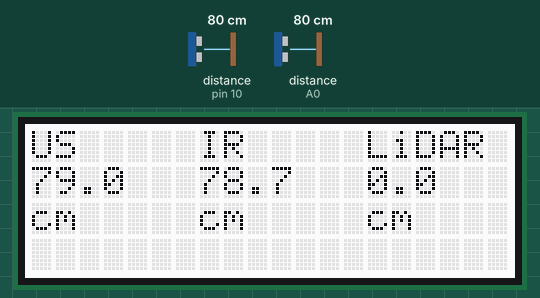
This sketch was run on a simulated Arduino Mega 2560, built with avr-gcc and run on an emulated ATmega2560. On the bench: 20×4 character LCD. Wiring (inferred from the names in the program): ultrasonic range finder: trigger pin 9; echo pin 10. Inputs (shaded band) come from the test bench; at power-on: distance to the obstacle (sensors on pin 10, A0) 80 cm. The echo pulse lasts 58.3 µs per cm; what the sketch prints to the serial monitor is not drawn.

Above: at 3.2 s.
3.3 s: distance to the obstacle (sensor on pin 10) set to 2 cm
At 4.6 s:
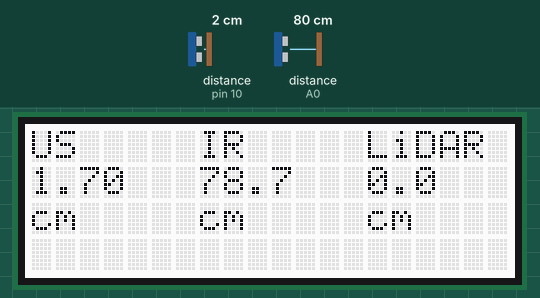
5.6 s: distance to the obstacle (sensor on A0) set to 2 cm
At 7.1 s:
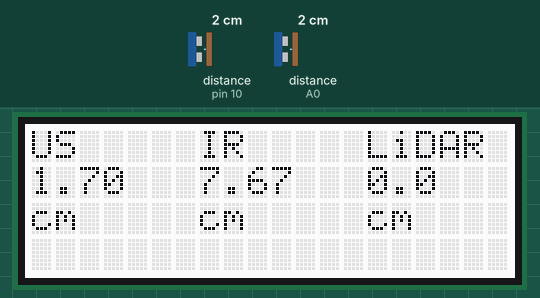
7.4 s: distance to the obstacle (sensor on pin 10) set to 4 cm
At 8.25 s:
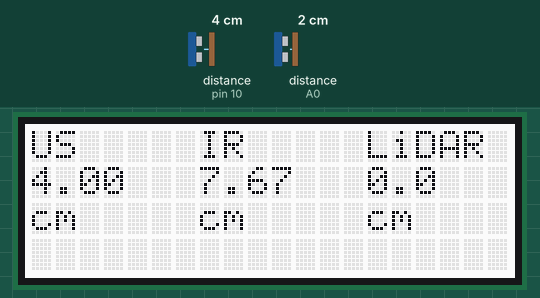
9.0 s: distance to the obstacle (sensor on A0) set to 4 cm
At 10.6 s:
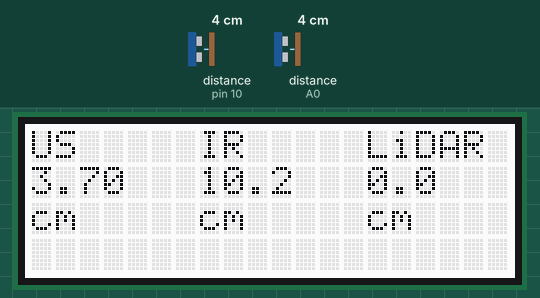
11.2 s: distance to the obstacle (sensor on pin 10) set to 35 cm
At 13.3 s:
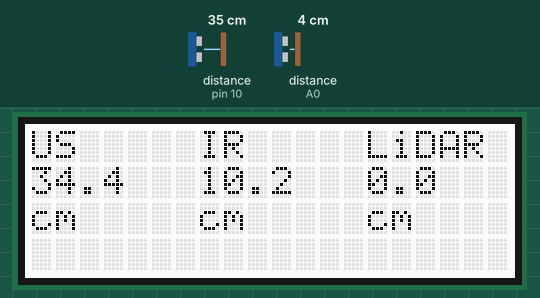
14.0 s: distance to the obstacle (sensor on A0) set to 18 cm
At 15.4 s:
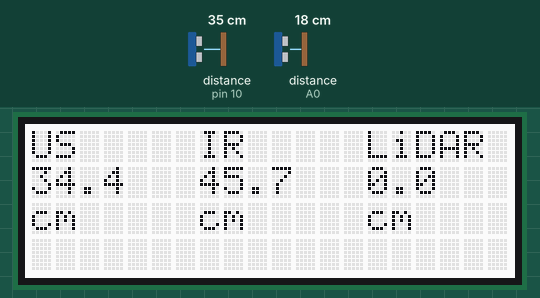
Timing chart, 0 to 16.8 s (numbered marks = the images above; inputs shaded):
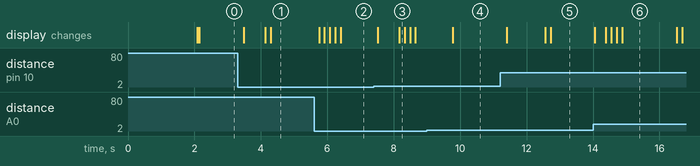

Measured:
- after the input at 3.3 s, the display: changes after 0.19 s (image 1)
- after the input at 5.6 s, the display: changes after 0.15 s (image 2)
- after the input at 7.4 s, the display: first changes after 0.13 s (image 3 shows a later state)
- after the input at 9.0 s, the display: changes after 0.78 s (image 4)
- after the input at 11.2 s, the display: changes after 0.21 s (image 5)
- after the input at 14.0 s, the display: changes after 0.05 s (image 6)

The sketch:

distance_closer_adjust.ino
```cpp
#include <Wire.h>
#include <SerLCD.h>
#include <SharpIR.h>

#define TRIG_PIN 9
#define ECHO_PIN 10
#define IR_SENSOR A0
SharpIR sensor(SharpIR::GP2Y0A41SK0F, A0);

SerLCD lcd;

static uint8_t frame[9];
static int index = 0;
static uint16_t tfDistance = 0;
static uint16_t tfStrength = 0;

// History size
const int HISTORY_SIZE = 5;
float usHistory[HISTORY_SIZE] = {0};
float irHistory[HISTORY_SIZE] = {0};
float lidarHistory[HISTORY_SIZE] = {0};
int historyIndex = 0;

void setup() {
  Serial.begin(115200);
  Serial3.begin(115200);
  Wire.begin();

  lcd.begin(Wire);
  lcd.setBacklight(255, 255, 255);
  lcd.setContrast(5);
  lcd.clear();
  lcd.print("Initializing...");

  pinMode(TRIG_PIN, OUTPUT);
  pinMode(ECHO_PIN, INPUT);

  delay(2000);
  lcd.clear();
}

void loop() {
  // --- Ultrasonic ---
  digitalWrite(TRIG_PIN, LOW);
  delayMicroseconds(2);
  digitalWrite(TRIG_PIN, HIGH);
  delayMicroseconds(10);
  digitalWrite(TRIG_PIN, LOW);
  long duration = pulseIn(ECHO_PIN, HIGH);
  float ultrasonicDistance = duration * 0.034 / 2.0;

  // --- IR ---
  float irDistance = sensor.getDistance() * 2.54;

  // --- LiDAR ---
  while (Serial3.available()) {
    uint8_t b = Serial3.read();
    if (index == 0 && b != 0x59) continue;
    frame[index++] = b;
    if (index == 2 && frame[1] != 0x59) { index = 0; continue; }
    if (index == 9) {
      index = 0;
      uint16_t distance = frame[2] + (frame[3] << 8);
      uint8_t checksum = 0;
      for (int i = 0; i < 8; i++) checksum += frame[i];
      if (checksum == frame[8]) {
        tfDistance = distance;
        tfStrength = frame[4] + (frame[5] << 8);
      }
    }
  }

  float lidarDistance = tfDistance;

  // --- Save readings to history ---
  usHistory[historyIndex] = ultrasonicDistance;
  irHistory[historyIndex] = irDistance;
  lidarHistory[historyIndex] = lidarDistance;
  historyIndex = (historyIndex + 1) % HISTORY_SIZE;

  // --- Select reference sensor ---
  float reference = (lidarDistance > 25) ? lidarDistance : ultrasonicDistance;

  // --- Find best match from each history ---
  float bestUS = usHistory[0], bestIR = irHistory[0], bestLiDAR = lidarHistory[0];
  float bestUSDiff = abs(usHistory[0] - reference);
  float bestIRDiff = abs(irHistory[0] - reference);
  float bestLiDARDiff = abs(lidarHistory[0] - reference);

  for (int i = 1; i < HISTORY_SIZE; i++) {
    float d;

    d = abs(usHistory[i] - reference);
    if (d < bestUSDiff) { bestUS = usHistory[i]; bestUSDiff = d; }

    d = abs(irHistory[i] - reference);
    if (d < bestIRDiff) { bestIR = irHistory[i]; bestIRDiff = d; }

    d = abs(lidarHistory[i] - reference);
    if (d < bestLiDARDiff) { bestLiDAR = lidarHistory[i]; bestLiDARDiff = d; }
  }

  // --- Serial Output ---
  Serial.print("Raw: US=");
  Serial.print(ultrasonicDistance, 1);
  Serial.print(" IR=");
  Serial.print(irDistance, 1);
  Serial.print(" LiDAR=");
  Serial.print(lidarDistance, 1);
  Serial.print(" | Smoothed: US=");
  Serial.print(bestUS, 1);
  Serial.print(" IR=");
  Serial.print(bestIR, 1);
  Serial.print(" LiDAR=");
  Serial.println(bestLiDAR, 1);

  // --- LCD Output ---
  lcd.setCursor(0, 0);
  lcd.print("US     IR     LiDAR");

  lcd.setCursor(0, 1);
  lcd.print(bestUS, 1);
  lcd.setCursor(0, 2);
  lcd.print("cm");

  lcd.setCursor(7, 1);
  lcd.print(bestIR, 1);
  lcd.setCursor(7, 2);
  lcd.print("cm");

  lcd.setCursor(14, 1);
  lcd.print(bestLiDAR, 1);
  lcd.setCursor(14, 2);
  lcd.print("cm");

  delay(100);
}
```
